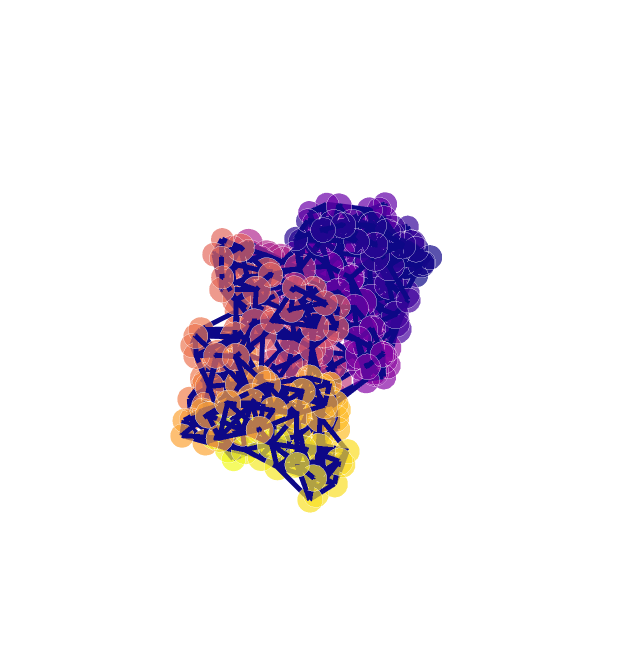

Source (notebook cell):
### Code cell
#primo PDB ID dal dataframe locale
pdb_id = df_locale['PDB_code'].iloc[0]
print(f"Proteina selezionata: {pdb_id}")

#creazione e visualizzazione del grafo
def create_protein_graph(pdb_code: str) -> nx.Graph:
    edge_funcs = [partial(add_distance_threshold, long_interaction_threshold=0, threshold=8.0)]
    config = ProteinGraphConfig(edge_construction_functions=edge_funcs)
    print(f"Costruzione grafo 3D per {pdb_code} in corso...")
    return construct_graph(config=config, pdb_code=pdb_code)

def visualize_protein_3D(g: nx.Graph):
    fig = plotly_protein_structure_graph(
        g,
        colour_edges_by="kind",
        colour_nodes_by="seq_position",
        node_size_multiplier=1
    )
    fig.show()


G_protein = create_protein_graph(pdb_id)
print(f"\nNodi (Amminoacidi): {G_protein.number_of_nodes()}")
print(f"Archi (Interazioni): {G_protein.number_of_edges()}")
visualize_protein_3D(G_protein)

### Figure 1 — Plotly figure (JSON) as saved in the notebook; plotly's stock layout.template omitted (floating-point values rounded to 4 significant figures; data arrays with more than 128 entries replaced by an {"elided": "..."} marker saying what was removed)
{"data": [{"hoverinfo": "text+x+y+z", "marker": {"color": {"elided": "316x4 float values"}, "opacity": 0.7, "size": {"elided": "316 int values"}, "symbol": "circle"}, "mode": "markers", "text": {"elided": "316 str values"}, "type": "scatter3d", "x": {"elided": "316 float values"}, "y": {"elided": "316 float values"}, "z": {"elided": "316 float values"}}, {"hoverinfo": "text", "line": {"color": {"elided": "6030x4 float values"}, "width": 10}, "mode": "lines", "text": {"elided": "6030 str values"}, "type": "scatter3d", "x": {"elided": "6030 float values"}, "y": {"elided": "6030 float values"}, "z": {"elided": "6030 float values"}}], "layout": {"height": 650, "margin": {"t": 100}, "scene": {"xaxis": {"showbackground": false, "showgrid": false, "showline": false, "showticklabels": false, "title": {"text": ""}, "zeroline": false}, "yaxis": {"showbackground": false, "showgrid": false, "showline": false, "showticklabels": false, "title": {"text": ""}, "zeroline": false}, "zaxis": {"showbackground": false, "showgrid": false, "showline": false, "showticklabels": false, "title": {"text": ""}, "zeroline": false}}, "showlegend": false, "width": 620}}
